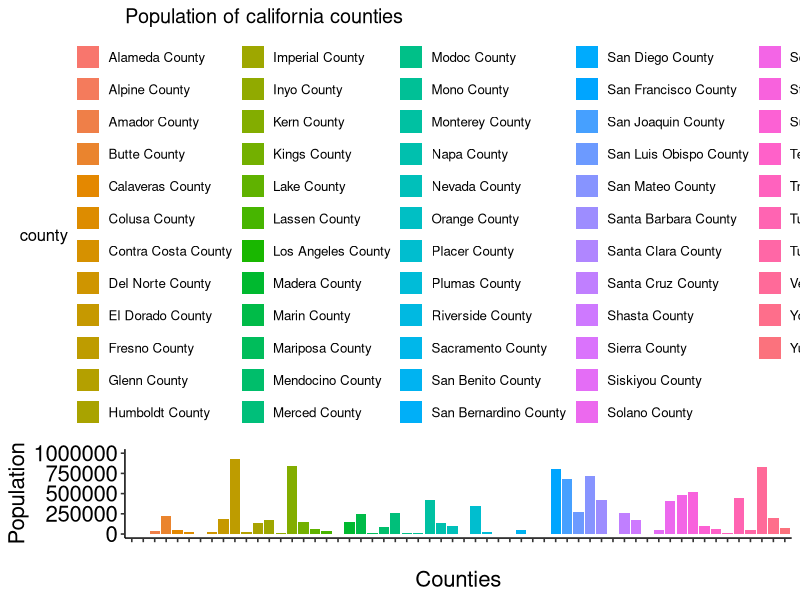
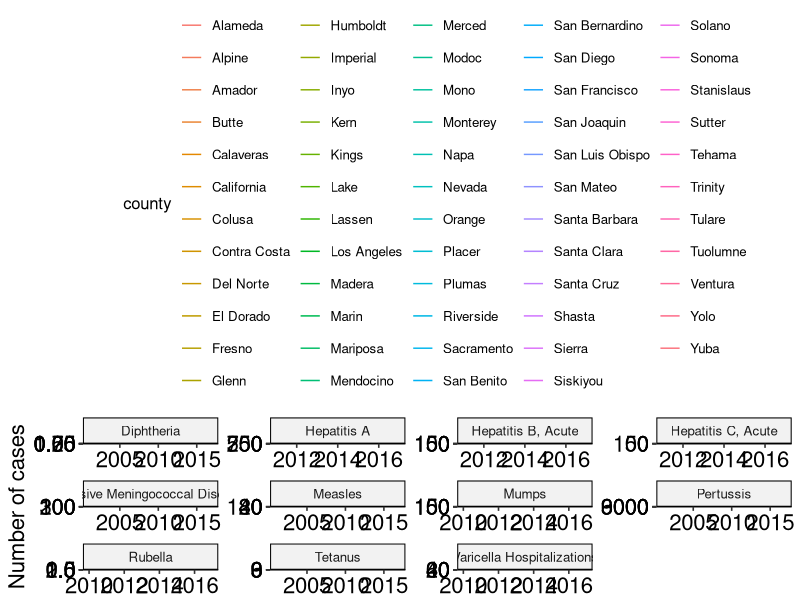
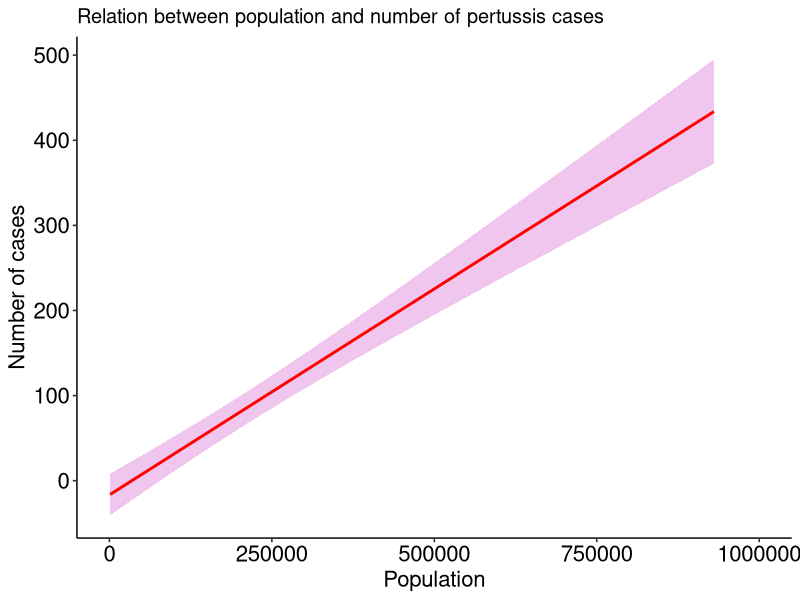
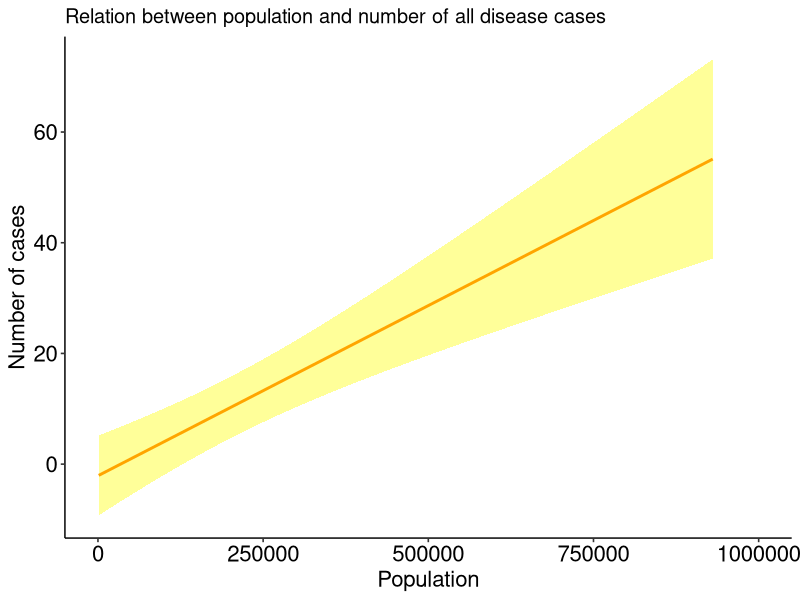
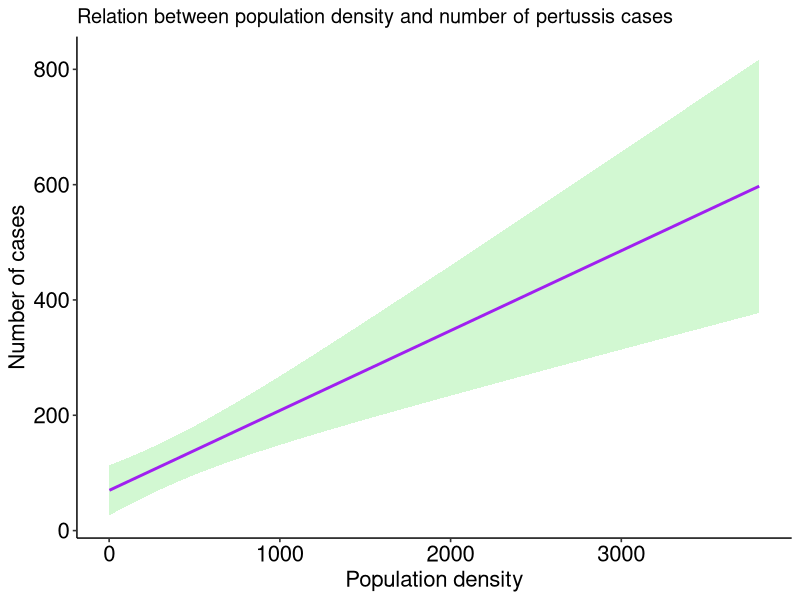
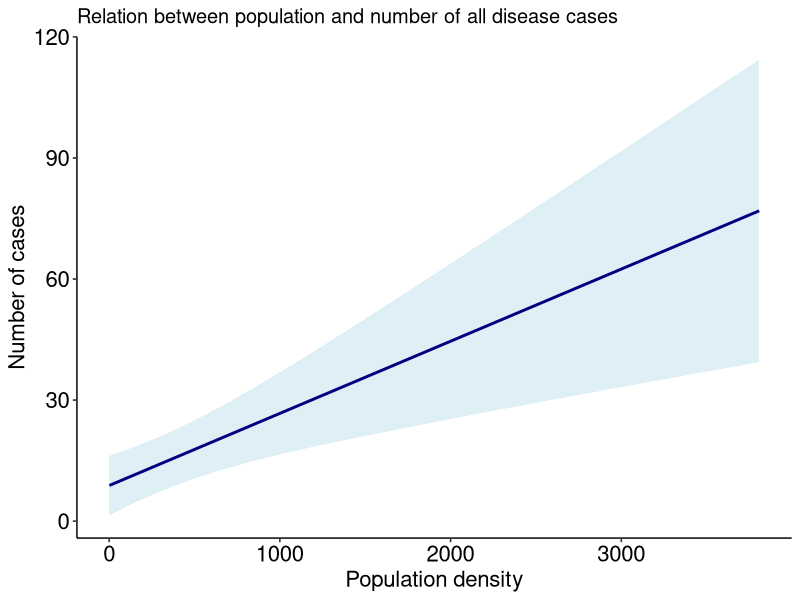

Here is the R script that generated these plots, in order:
## ---- chunk 1
knitr::opts_chunk$set(echo = TRUE)
## ---- chunk 2
##needed packages
library(dplyr)
library(tidyverse)
library(ggplot2)
library(ggpubr)
###
cenus<- read.csv("DEC_10_SF1_GCTPH1.ST05_with_ann.csv",header=T)
head(cenus)
colnames(cenus)<- c("ID","ID2","Geog","Geoid1","Geoid2","Geographicarea",
                    "county","Population","Housing units","totalarea","waterarea",
                    "leandarea","popdens","housedens")

## ---- chunk 3
##
ggplot(cenus)+
  geom_col(aes(county,Population, fill=county))+
  ylim(0,1000000)+
  ggpubr::theme_pubr()+
  xlab("Counties")+
  ylab("Population")+
  theme(axis.text.x = element_text(size=16,hjust=45))+
  theme(axis.title.x = element_text(size=16))+
  theme(axis.text.y = element_text(size=16))+
  theme(axis.title.y = element_text(size=16))+
  labs(title = "Population of california counties")
## ---- chunk 4
##
dis<- read.csv("izb_odp_final_03262019.csv")
head(dis)
dis2<- dis %>% 
  spread(year,count)
head(dis2)    
ggplot(dis)+
  geom_line(aes(year,count, col=county))+
  facet_wrap(~disease,scales = "free")+
  ggpubr::theme_pubr()+
  xlab("Disease")+
  ylab("Number of cases")+
  theme(axis.text.x = element_text(size=16))+
  theme(axis.title.x = element_text(size=16))+
  theme(axis.text.y = element_text(size=16))+
  theme(axis.title.y = element_text(size=16))+
  labs(title = "Number of cases of infectious diseases in california counties")
## ---- chunk 5
#split the data for county from census
head(cenus)
census<- cenus %>% 
  na.omit() %>% 
  separate("county",into=c("county","just "))
##merge by county
dem.dis<- full_join(census,dis,by="county")
head(dem.dis)
tail(dem.dis)
## ---- chunk 6
###does the cases depend on the population
dem.dis2<-dem.dis %>% filter(year==2010) %>% group_by(disease) %>% 
  select(county,disease,Population,count,popdens)
###pertusis
de.dis.2010.per<-dem.dis %>% 
  filter(year==2010) %>% 
  select(county,year,Population,disease,count,popdens) %>% 
 filter(disease== "Pertussis")
## ---- chunk 7
### relation between population and cases of pertusis
ggplot(de.dis.2010.per, aes(Population,count)) +
  geom_smooth(method=lm, forumla =count~Population,se=T,col="red",fill="orchid")+
  xlim(0,1000000)+
  ggpubr::theme_pubr()+
  xlab("Population")+
  ylab("Number of cases")+
  theme(axis.text.x = element_text(size=16))+
  theme(axis.title.x = element_text(size=16))+
  theme(axis.text.y = element_text(size=16))+
  theme(axis.title.y = element_text(size=16))+
  labs(title="Relation between population and number of pertussis cases ")
### relation between population and cases of all diseases
ggplot(dem.dis2, aes(Population,count)) +
  geom_smooth(method=lm, forumla =count~Population,se=T,col="orange",fill="yellow")+
  xlim(0,1000000)+
  ggpubr::theme_pubr()+
  xlab("Population")+
  ylab("Number of cases")+
  theme(axis.text.x = element_text(size=16))+
  theme(axis.title.x = element_text(size=16))+
  theme(axis.text.y = element_text(size=16))+
  theme(axis.title.y = element_text(size=16))+
  labs(title="Relation between population and number of all disease cases ")
## ---- chunk 8
#B. Density
###################densiyt
### relation between population and cases of pertusis
ggplot(de.dis.2010.per, aes(popdens,count)) +
  geom_smooth(method=lm, forumla =count~popdens,se=T,col="purple",fill="light green")+
  #xlim(0,1000000)+
  ggpubr::theme_pubr()+
  xlab("Population density")+
  ylab("Number of cases")+
  theme(axis.text.x = element_text(size=16))+
  theme(axis.title.x = element_text(size=16))+
  theme(axis.text.y = element_text(size=16))+
  theme(axis.title.y = element_text(size=16))+
  labs(title="Relation between population density and number of pertussis cases ")
### relation between population and cases of all diseases
ggplot(dem.dis2, aes(popdens,count)) +
  geom_smooth(method=lm, forumla =count~podens,se=T,col="navy blue",fill="ligh tblue")+
  #xlim(0,1000000)+
  ggpubr::theme_pubr()+
  xlab("Population density")+
  ylab("Number of cases")+
  theme(axis.text.x = element_text(size=16))+
  theme(axis.title.x = element_text(size=16))+
  theme(axis.text.y = element_text(size=16))+
  theme(axis.title.y = element_text(size=16))+
  labs(title="Relation between population and number of all disease cases ")

